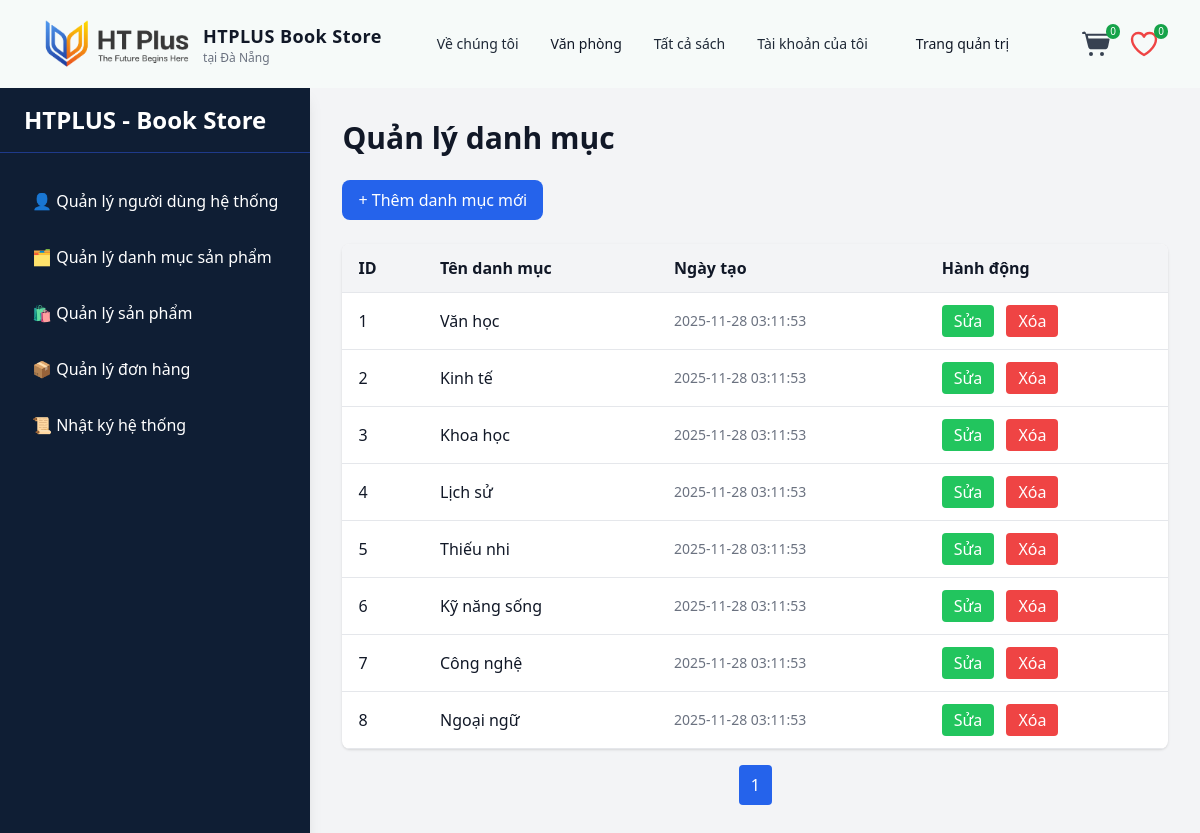
The app's page /admin/categories (signed in) with its own data.
### tables this page shows
CREATE TABLE IF NOT EXISTS `categories` (
  `id` int(11) NOT NULL AUTO_INCREMENT,
  `name` varchar(255) NOT NULL,
  `created_at` timestamp NOT NULL DEFAULT CURRENT_TIMESTAMP,
  PRIMARY KEY (`id`),
  UNIQUE KEY `name` (`name`)
);

### app/Controllers/CategoryController.php (called while the page is built, shortened)
<?php
class CategoryController extends BaseController
{
    private CategoryService $categoryService;
    public function __construct()
    {
        $this->categoryService = new CategoryService();
    }
    public function listAllCategory(): void
    {
        $categories = $this->categoryService->getAllCategories();
        View::render('admin.category.index', [
            'categories' => $categories,
            'page' => $page ?? 1,
            'totalPages' => $totalPages ?? 1
        ], 'main');
    }
}

### public/index.php (called while the page is built, shortened)
<?php
$router = new Router();
$router->dispatch($_SERVER['REQUEST_URI'], $_SERVER['REQUEST_METHOD']);

### config/database.php (called while the page is built)
<?php
return [
    'host' => '127.0.0.1',
    'port' => 3306,
    'dbname' => 'simple_store_db',
    'user' => 'root',
    'pass' => '',
    'charset' => 'utf8mb4',
];

### app/Core/Database.php (called while the page is built, shortened)
<?php
class Database{
    private static ?PDO $connection = null;
    public static function getConnection(): PDO
    {
        if (self::$connection === null) {
            $config = require __DIR__ . '/../../config/database.php';
            $dsn = sprintf(
                'mysql:host=%s;port=%d;dbname=%s;charset=%s',
                $config['host'],
                $config['port'],
                $config['dbname'],
                $config['charset']
            );
            try {
                self::$connection = new PDO(
                    $dsn,
                    $config['user'],
                    $config['pass'],
                    [
                        PDO::ATTR_ERRMODE => PDO::ERRMODE_EXCEPTION,
                        PDO::ATTR_DEFAULT_FETCH_MODE => PDO::FETCH_ASSOC,
                    ]
                );
            } catch (PDOException $e) {
                die('Database connection failed : ' . $e->getMessage());
            }
        }
        return self::$connection;
    }
}

### app/Services/CategoryService.php (called while the page is built, shortened)
<?php
class CategoryService
{
    private CategoryRepository $repository;
    public function __construct()
    {
        $this->repository = new CategoryRepository();
    }
    public function getAllCategories(): array
    {
        return $this->repository->findAll();
    }
}

### app/Core/BaseRepository.php (called while the page is built, shortened)
<?php
abstract class BaseRepository
{
    public function __construct()
    {
        $this->db = Database::getConnection();
    }
}

### app/Repositories/CategoryRepository.php (called while the page is built, shortened)
<?php
class CategoryRepository extends BaseRepository
{
    private function mapRow(array $row): Category
    {
        $category = new Category();
        $category->id = (int) $row["id"];
        $category->name = $row["name"];
        $category->created_at = $row["created_at"];
        return $category;
    }
    public function findAll(): array
    {
        $stmt = $this->db->prepare("SELECT * FROM categories ORDER BY id ASC");
        $stmt->execute();
        $rows = $stmt->fetchAll(PDO::FETCH_ASSOC);
        return array_map(fn($row) => $this->mapRow($row), $rows);
    }
}

### app/Views/admin/category/index.php (the view, shortened to what this page needs)
<h1 class="text-3xl font-bold mb-6">Quản lý danh mục</h1>
<button id="openCreateModal"
        class="bg-blue-600 text-white px-4 py-2 rounded-lg hover:bg-blue-700 transition">
    + Thêm danh mục mới
</button>
<div class="bg-white shadow mt-6 rounded-lg overflow-hidden">
    <table class="min-w-full border-collapse">
        <thead class="bg-gray-100 border-b">
        <tr class="text-left">
            <th class="py-3 px-4">ID</th>
            <th class="py-3 px-4">Tên danh mục</th>
            <th class="py-3 px-4">Ngày tạo</th>
            <th class="py-3 px-4">Hành động</th>
        </tr>
        </thead>
        <tbody>
        <?php foreach ($categories as $c): ?>
            <tr class="border-b hover:bg-gray-50">
                <td class="py-3 px-4"><?= $c->id ?></td>
                <td class="py-3 px-4"><?= htmlspecialchars($c->name) ?></td>
                <td class="py-3 px-4 text-gray-500 text-sm">
                    <?= $c->created_at ?>
                </td>
                <td class="py-3 px-4 space-x-2">
                    <button
                        class="px-3 py-1 bg-green-500 text-white rounded openEditModal"
                        data-id="<?= $c->id ?>"
                        data-name="<?= htmlspecialchars($c->name) ?>">
                        Sửa
                    </button>
                    <button
                        class="px-3 py-1 bg-red-500 text-white rounded deleteBtn"
                        data-id="<?= $c->id ?>">
                        Xóa
                    </button>
                </td>
            </tr>
        <?php endforeach; ?>
        </tbody>
    </table>
</div>
<div class="mt-4 flex justify-center space-x-2">
    <?php for ($i = 1; $i <= $totalPages; $i++): ?>
        <a href="/admin/categories?page=<?= $i ?>"
           class="px-3 py-2 rounded
            <?= ($i == $page) ? 'bg-blue-600 text-white' : 'bg-gray-200 hover:bg-gray-300' ?>">
            <?= $i ?>
        </a>
    <?php endfor; ?>
</div>
<?php
include __DIR__ . "/../layout/admin-layout.php";
?>

### public/assets/css/app.css (style rules this page uses)
html { scroll-behavior: smooth; }

### records on screen
categories: id "1", name "Văn học", created_at "2025-11-28 03:11:53"
categories: id "2", name "Kinh tế", created_at "2025-11-28 03:11:53"
categories: id "3", name "Khoa học", created_at "2025-11-28 03:11:53"
categories: id "4", name "Lịch sử", created_at "2025-11-28 03:11:53"
categories: id "5", name "Thiếu nhi", created_at "2025-11-28 03:11:53"
categories: id "6", name "Kỹ năng sống", created_at "2025-11-28 03:11:53"
categories: id "7", name "Công nghệ", created_at "2025-11-28 03:11:53"
categories: id "8", name "Ngoại ngữ", created_at "2025-11-28 03:11:53"

### other values on screen
$_SESSION['cart_count'] "0"
